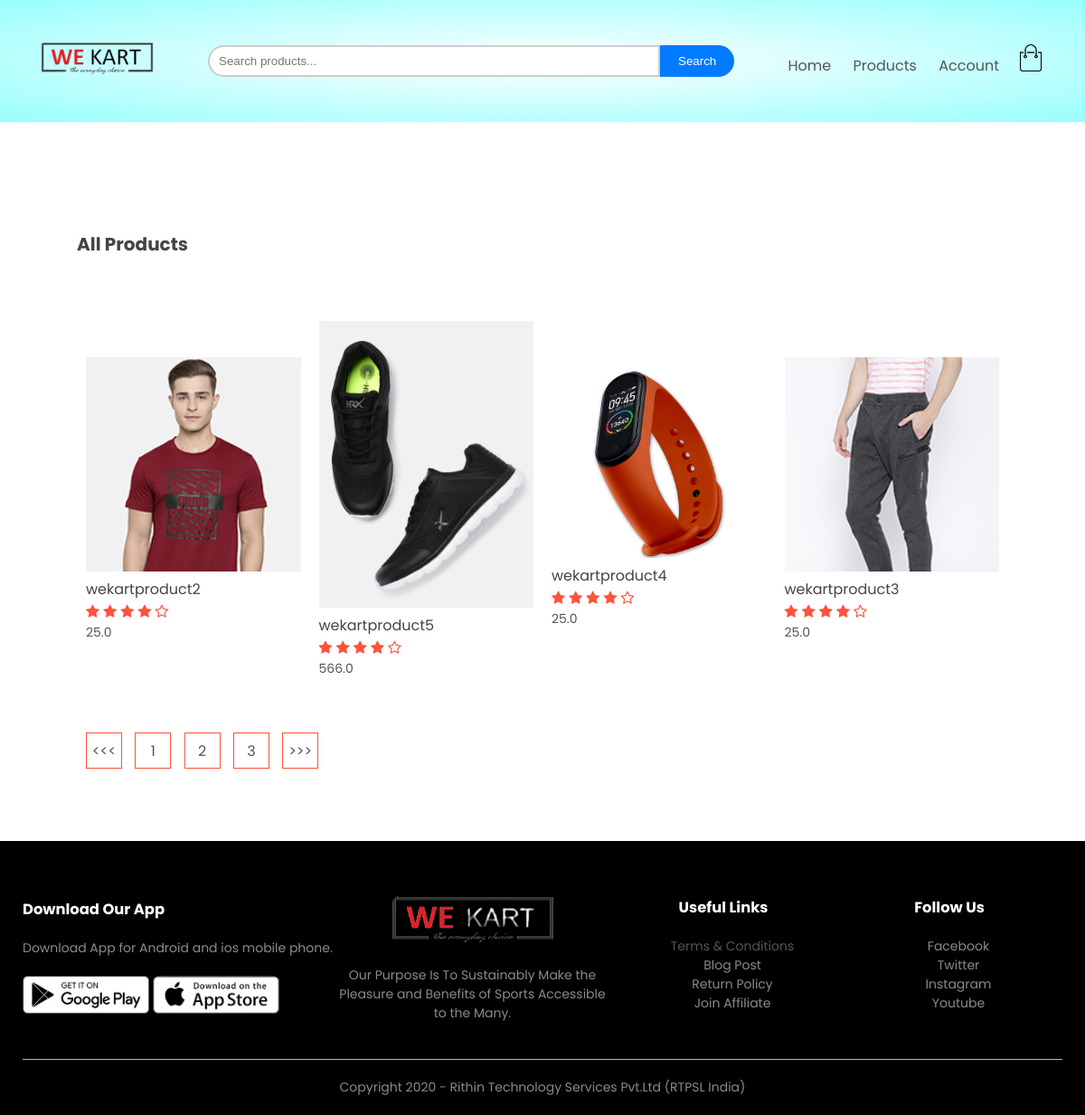
The app's page /product_list/?page=2 with its own data.
### products/models.py (models this page shows, shortened)
class Product(models.Model):
    LIVE=1
    DELETE=0
    DELETE_CHOICES=((LIVE,'Live'),(DELETE,'Delete'))
    title=models.CharField(max_length=200)
    price=models.FloatField()
    description=models.TextField()
    image=models.ImageField(upload_to='media/')
    priority=models.IntegerField(default=0)
    delete_status=models.IntegerField(choices=DELETE_CHOICES,default=LIVE)
    created_at=models.DateTimeField(auto_now_add=True)
    updated_at=models.DateTimeField(auto_now=True)

### products/views.py (the view)
# urls.py: path('product_list/',views.list_product,name='list_product'),
def list_product(request):
    page=1
    if request.GET:
        page=request.GET.get('page',1)
    product_list=Product.objects.order_by('priority')
    product_paginator=Paginator(product_list,4)
    product_list=product_paginator.get_page(page)
    context={'products':product_list}
    return render(request,'products.html',context)

### products/templatetags/chunks.py (called while the page is built)
@register.filter(name='chunks')
def chunks(list_data,chunk_size):
    chunk=[]
    i=0
    for data in list_data:
        chunk.append(data)
        i=i+1
        if i==chunk_size:
            yield chunk
            i=0
            chunk=[]
    yield chunk

### templates/products.html
{% extends 'blank_layout.html' %}
{% block content %}
{% include 'product_list.html' %}
{% endblock content %}

### templates/product_list.html
{% load static %}
{% load chunks %}
<div class="small-container">
    <div class="row row-2">
        <h2>All Products</h2>
    </div>
    {% for product_chunks in products|chunks:4 %}
    <div class="row">
        {% for product in product_chunks %}
        <div class="col-4">
            <a href="{% url 'detail_product' product.id %}"><img src="{{ product.image.url }}"></a>
            <h4>{{ product.title }}</h4>
            <div class="rating">
                <i class="fa fa-star"></i>
                <i class="fa fa-star"></i>
                <i class="fa fa-star"></i>
                <i class="fa fa-star"></i>
                <i class="fa fa-star-o"></i>
            </div>
            <p>{{ product.price }}</p>
        </div>
        {% endfor %}
    </div>
    {% endfor %}
    <div class="page-btn">
        {% if products.has_previous %}
        <a href="?page={{ products.previous_page_number }}"><span><<<</span></a>
        {% endif %}
        {% for i in products.paginator.page_range %}
        <a href="?page={{i}}"><span>{{i}}</span></a>
        {% endfor %}
        {% if products.has_next %}
        <a href="?page={{ products.next_page_number }}"><span>>>></span></a>
        {% endif %}
    </div>
</div>

### static/css/style.css (style rules this page uses)
* { margin: 0; padding: 0; box-sizing: border-box; }
body { font-family: 'Poppins', sans-serif; }
a { text-decoration: none; color: #555; }
p { color: #555; }
.row { display: flex; align-items: center; flex-wrap: wrap; justify-content: space-around; }
.small-container { max-width: 1080px; margin: auto; padding-left: 25px; padding-right: 25px; }
.col-4 { flex-basis: 25%; padding: 10px; min-width: 200px; margin-bottom: 50px; transition: transform 0.5s; }
.col-4 img { width: 100%; }
h4 { color: #555; font-weight: normal; }
.col-4 p { font-size: 14px; }
.rating .fa { color: #ff523b; }
.row-2 { justify-content: space-between; margin: 100px auto 50px; }
.page-btn { margin: 0 auto 80px; }
.page-btn span { display: inline-block; border: 1px solid #ff523b; margin-left: 10px; width: 40px; height: 40px; text-align: center; line-height: 40px; cursor: pointer; }
h1, h2, h3, h4, h5 { color: #444; }
h2 { font-size: 20px; margin-top: 20px; margin-bottom: 10px; }

### records on screen
Product: image (picture), title "wekartproduct2", price "25.0"
Product: image (picture), title "wekartproduct5", price "566.0"
Product: image (picture), title "wekartproduct4", price "25.0"
Product: image (picture), title "wekartproduct3", price "25.0"

### other values on screen
{{ i }} "1" "2" "3"
